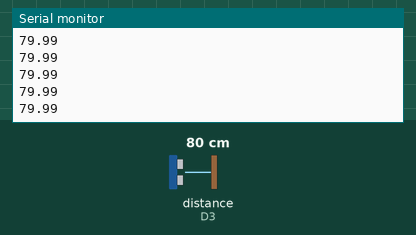
Simulated run of this program. Board: Arduino Uno R4 Minima. On the bench: the last lines printed to the serial monitor. Wiring (inferred from the names in the program): ultrasonic range finder: trigger D3; echo D3. The test bench sets the inputs (shaded band); at power-on: distance to the obstacle (sensor on D3) 80 cm. The echo pulse lasts 58.3 µs per cm.

Above: at 1.2 s.
1.3 s: distance to the obstacle (sensor on D3) set to 2 cm
At 1.59 s:
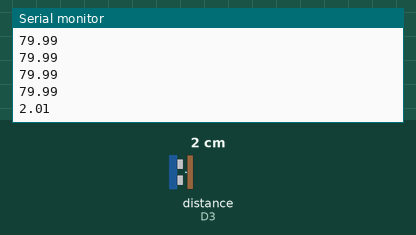
2.8 s: distance to the obstacle (sensor on D3) set to 4 cm
At 2.8 s:
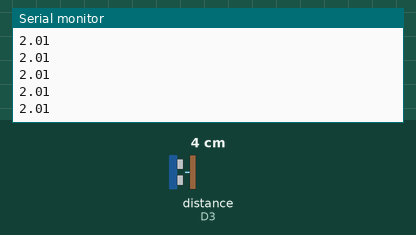
Timing chart, 0 to 5.8 s (numbered marks = the images above; inputs shaded):
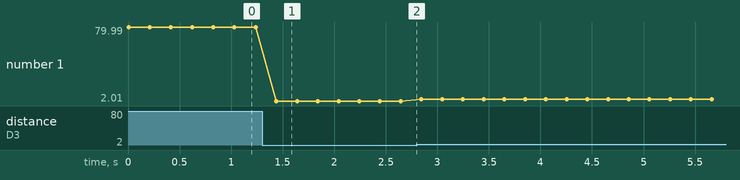

Measured:
- after the input at 1.3 s, the serial monitor: prints a new line after 0.14 s (image 1)
- plotted number 1: 79.99 → 2.01 after the input at 1.3 s, 2.01 → 4.01 after the input at 2.8 s

The program:

main.cpp
```cpp
#include <Arduino.h>
#define SONAR_PIN 3

long duration;
float distance;

void setup() {
  Serial.begin(9600);
}

void loop() {
  // Send trigger pulse
  pinMode(SONAR_PIN, OUTPUT);
  digitalWrite(SONAR_PIN, LOW);
  delayMicroseconds(2);
  digitalWrite(SONAR_PIN, HIGH);
  delayMicroseconds(10);
  digitalWrite(SONAR_PIN, LOW);

  // Listen for echo
  pinMode(SONAR_PIN, INPUT);
  duration = pulseIn(SONAR_PIN, HIGH, 30000); // 30 ms timeout

  if (duration == 0) {
    Serial.println("Out of range");
  } else {
    float distance = duration * 0.0343 / 2;
    Serial.println(distance);
  }

  delay(200);
}
```
